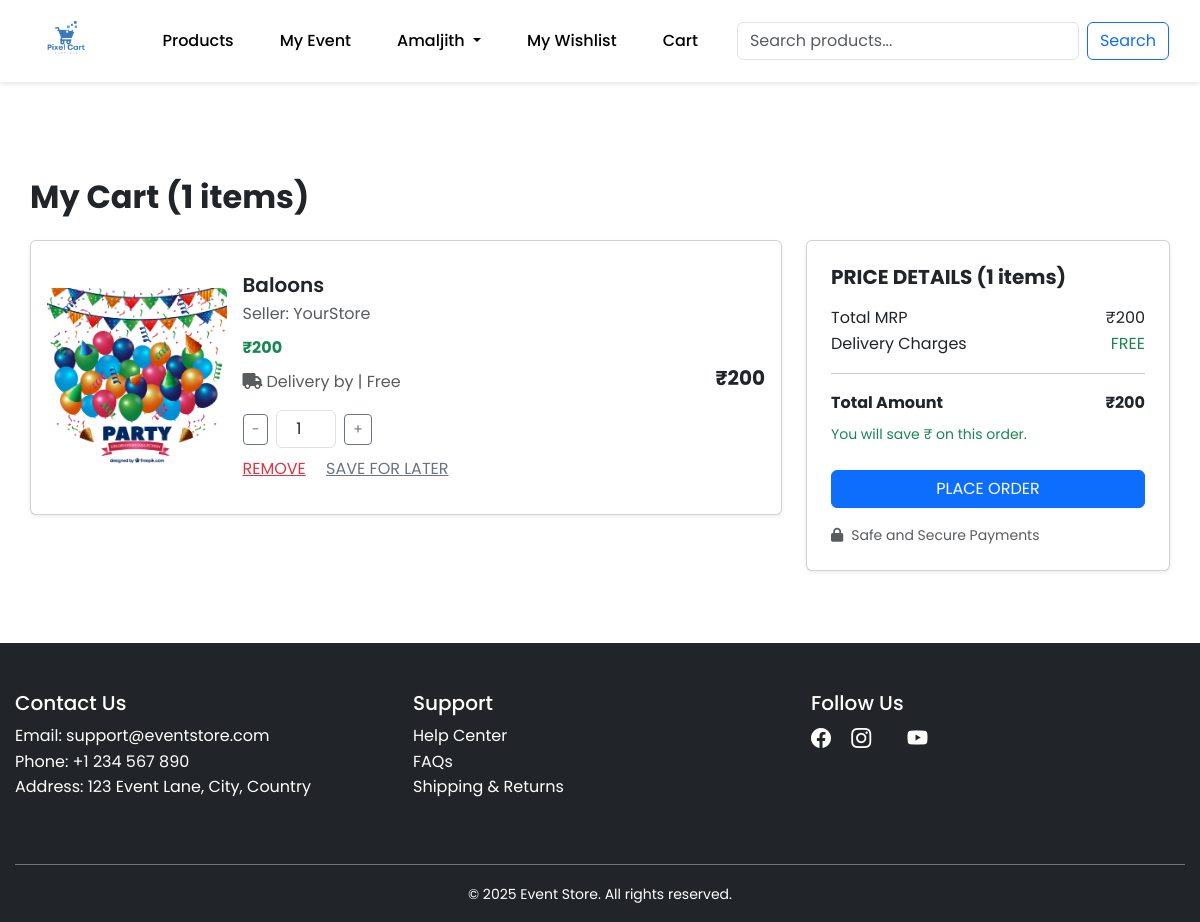
The page /cart/ (signed in) on the database its author committed.
### user/models.py (models this page shows)
class User(AbstractUser):
    email = models.EmailField(unique=True)

### product/models.py (models this page shows, shortened)
class Cart(models.Model):
    user = models.ForeignKey(settings.AUTH_USER_MODEL, on_delete=models.CASCADE)
    created_at = models.DateTimeField(auto_now_add=True)
    @property
    def total_items(self):
            return self.cartitem_set.count()
    @property
    def total_mrp(self):
        return sum(item.product.price * item.quantity for item in self.cartitem_set.all())
    @property
    def total_price(self):
        return self.total_mrp

class CartItem(models.Model):
    cart = models.ForeignKey(Cart, on_delete=models.CASCADE)
    product = models.ForeignKey(Product, on_delete=models.CASCADE)
    quantity = models.PositiveIntegerField(default=1)
    @property
    def total_price(self):
        return self.product.price * self.quantity

class Product(models.Model):
    vendor = models.ForeignKey(User, on_delete=models.CASCADE, null=True, blank=True)
    name = models.CharField(max_length=100)
    price = models.IntegerField()
    discounted_price = models.DecimalField(max_digits=10, decimal_places=2, default=0.0)
    description = models.TextField()
    category = models.ForeignKey(Category, on_delete=models.CASCADE)
    image = models.ImageField(upload_to='products/')
    stock = models.IntegerField()
    created_at = models.DateTimeField(auto_now_add=True)
    updated_at = models.DateTimeField(auto_now=True)
    is_trending = models.BooleanField(default=False)
    rating = models.FloatField(default=0.0)
    review_count = models.IntegerField(default=0)

### product/views.py (the view)
# urls.py: path('cart/', views.cart_view, name='cart_view'),
@login_required(login_url='login')
def cart_view(request):
    cart, created = Cart.objects.get_or_create(user=request.user)
    return render(request, 'products/cart.html', {'cart': cart})

### eventmanagement/context_processors.py (called while the page is built)
def user_event(request):
    if request.user.is_authenticated:
        event = Event.objects.filter(user=request.user).order_by('-event_date').first()
        return {'current_event': event}
    return {}

### templates/products/cart.html (shortened to what this page needs)
{% extends "base.html" %}
{% load static %}
{% block main-content %}
<div class="container cart-page py-5">
    <div class="mb-4">
        <h2 class="fw-bold">My Cart ({{ cart.total_items }} items)</h2>
    </div>
    {% if cart.cartitem_set.all %}
    <div class="row">
        <div class="col-lg-8">
            {% for item in cart.cartitem_set.all %}
            <div class="card mb-4 shadow-sm">
                <div class="row g-0 align-items-center p-3">
                    <div class="col-md-3 text-center">
                        <img src="{{ item.product.image.url }}" onerror="this.src='{% static 'images/default-product.png' %}'"
                             class="img-fluid rounded cart-image" alt="{{ item.product.name }}">
                    </div>
                    <div class="col-md-6 p-3">
                        <h5 class="fw-semibold mb-1">{{ item.product.name }}</h5>
                        <p class="text-muted mb-0">Seller: YourStore</p>
                        <div class="price-container my-2 ">
                            <span class="fw-bold text-success me-2">₹{{ item.product.price }}</span>
                        </div>
                        <p class="mb-0 text-muted">
                            <i class="fas fa-truck me-1"></i>Delivery by {{ delivery_date|date:"d M Y" }} | Free
                        </p>
                        <form method="post" action="{% url 'update_cart' item.id %}" class="d-flex align-items-center mt-3">
                            <button type="button" class="btn btn-outline-secondary btn-sm" onclick="updateQuantity(this, -1)">−</button>
                            <input type="number" name="quantity" class="form-control mx-2 text-center" value="{{ item.quantity }}" min="1" readonly style="width: 60px;">
                            <button type="button" class="btn btn-outline-secondary btn-sm" onclick="updateQuantity(this, 1)">+</button>
                        </form>
                        <div class="mt-2">
                            <a href="{% url 'remove_from_cart' item.id %}" class="text-danger me-3">REMOVE</a>
                            <a href="#" class="text-secondary">SAVE FOR LATER</a>
                        </div>
                    </div>
                    <div class="col-md-3 text-end">
                        <span class="fw-bold fs-5">₹{{ item.total_price }}</span>
                    </div>
                </div>
            </div>
            {% endfor %}
        </div>
        <div class="col-lg-4">
            <div class="card p-4 shadow-sm">
                <h5 class="fw-bold mb-3">PRICE DETAILS ({{ cart.total_items }} items)</h5>
                <div class="d-flex justify-content-between">
                    <span>Total MRP</span><span>₹{{ cart.total_mrp }}</span>
                </div>
                <div class="d-flex justify-content-between">
                    <span>Delivery Charges</span><span class="text-success">FREE</span>
                </div>
                <hr>
                <div class="d-flex justify-content-between fw-bold">
                    <span>Total Amount</span><span>₹{{ cart.total_price }}</span>
                </div>
                <div class="text-success mt-2 small">
                    You will save ₹{{ cart.total_discount }} on this order.
                </div>
                <a href="{% url 'checkout' %}" class="btn btn-primary btn-block mt-4 w-100">PLACE ORDER</a>
                <div class="mt-3 text-muted small d-flex align-items-center">
                    <i class="fas fa-lock me-2"></i> Safe and Secure Payments
                </div>
            </div>
        </div>
    </div>
    {% endif %}
</div>
{% endblock %}

### templates/base.html (shortened to what this page needs)
<!DOCTYPE html>
{% load static %}
<html lang="en">
<head>
    <link href="https://cdn.jsdelivr.net/npm/bootstrap@5.3.3/dist/css/bootstrap.min.css"
          rel="stylesheet"
>
          <link href="https://cdn.jsdelivr.net/npm/bootstrap-icons@1.10.5/font/bootstrap-icons.css" rel="stylesheet">
          <link rel="stylesheet" href="https://cdnjs.cloudflare.com/ajax/libs/font-awesome/6.4.0/css/all.min.css">
    <link href="{% static 'css/index.css' %}" rel="stylesheet">
</head>
<body>
    <nav class="navbar navbar-expand-lg navbar-dark sticky-top p-3 " id="navbar">
        <div class="container">
            <a class="navbar-brand" href="{% url 'home' %}">
                <img src="{% static 'images/j.png' %}" alt="Event Store Logo" height="40">
            </a>
            <div class="collapse navbar-collapse" id="navbarNav">
                <ul class="navbar-nav ms-auto me-3">
                    <li class="nav-item">
                        <a class="nav-link" href="{% url 'product_list'%}">Products</a>
                    </li>
                    <li class="nav-item">
                        {% if current_event %}
                            <a class="nav-link" href="{% url 'event_dashboard' current_event.id %}">My Event</a>
                        {% else %}
                            {% if user.is_authenticated %}
                                <a class="nav-link" href="{% url 'create_event' %}">Create Event</a>
                            {% endif %}
                        {% endif %}
                    </li>
                    <li class="nav-item">
                        {% if user.is_authenticated %}
                        <li class="nav-item dropdown">
                            <a class="nav-link dropdown-toggle" href="#" id="navbarDropdown" role="button" data-bs-toggle="dropdown">
                                {{ user.username }}
                            </a>
                        </li>
                    {% else %}
                        <li class="nav-item">
                            <a class="nav-link" href="{% url 'login' %}">Login/Signup</a>
                        </li>
                    {% endif %}
                    </li>
                    {% if user.is_authenticated %}
                        <li class="nav-item">
                            <a class="nav-link" href="{% url 'wishlist_view' %}">My Wishlist</a>
                        </li>
                    {% endif %}
                    <li class="nav-item">
                        {% if user.is_authenticated %}
                                <a class="nav-link" href="{% url 'cart_view' %}">Cart</a>
                        {% endif %}
                    </li>
                </ul>
                <form class="d-flex" method="get" action="{% url 'product_list' %}">
                    <input class="form-control me-2" type="search" name="q" value="{{ request.GET.q }}" placeholder="Search products...">
                    <button class="btn btn-outline-primary bg-Transparent" type="submit">Search</button>
                </form>
            </div>
        </div>
    </nav>
    <div class="content-wrapper">
        <div class="container mt-5">
            {% block main-content %}{% endblock main-content %}
        </div>
    </div>
    <footer class="bg-dark text-white pt-5 pb-3">
        <div class="container">
          <div class="row">
            <div class="col-md-4 mb-4">
              <h5>Contact Us</h5>
              <ul class="list-unstyled">
                <li>Email: support@eventstore.com</li>
                <li>Phone: +1 234 567 890</li>
                <li>Address: 123 Event Lane, City, Country</li>
              </ul>
            </div>
            <div class="col-md-4 mb-4">
              <h5>Support</h5>
              <ul class="list-unstyled">
                <li><a href="#" class="text-white text-decoration-none">Help Center</a></li>
                <li><a href="#" class="text-white text-decoration-none">FAQs</a></li>
                <li><a href="#" class="text-white text-decoration-none">Shipping & Returns</a></li>
              </ul>
            </div>
            <div class="col-md-4 mb-4">
              <h5>Follow Us</h5>
              <a href="#" class="text-white me-3 fs-5"><i class="bi bi-facebook"></i></a>
              <a href="#" class="text-white me-3 fs-5"><i class="bi bi-instagram"></i></a>
              <a href="#" class="text-white fs-5"><i class="bi bi-youtube"></i></a>
            </div>
          </div>
          <div class="text-center pt-3 border-top border-secondary mt-4">
            <small>&copy; 2025 Event Store. All rights reserved.</small>
          </div>
        </div>
      </footer>
</body>
</html>

### static/css/index.css (style rules this page uses)
body { font-family: 'Poppins', sans-serif; background-color: white; line-height: 1.6; }
.container { max-width: 1200px; margin: 0 auto; padding: 0 15px; }
.navbar { background-color:white; padding: 15px 20px; box-shadow: 0 2px 5px rgba(0, 0, 0, 0.1); }
.navbar a { color: black; text-decoration: none; margin: 0 15px; font-weight: 500; transition: color 0.3s ease; }
.card { transition: transform 0.3s ease, box-shadow 0.3s ease; }

### rows shown on the page
User: username "Amaljith"
Cart: total_items "1", total_mrp "200", total_price "200"
CartItem: product.image (picture), product.name "Baloons", product.price "200", quantity "1", total_price "200"
